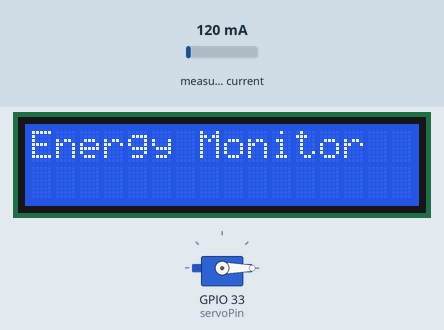
Recording of a sketch running on a simulated ESP32. Parts: 16×2 character LCD, servo. The inputs (shaded band) are chosen by the test bench; at power-on: measured current 120 mA. WiFi joins after 1.5 s; servers stay silent unless stated; what the sketch prints to the serial monitor is not drawn.

Above: at 3.1 s.
At 6.0 s:
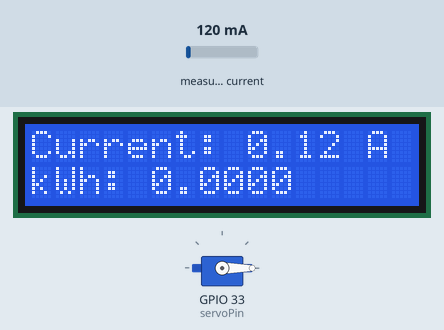
6.1 s: measured current set to 40 mA
At 7.7 s:
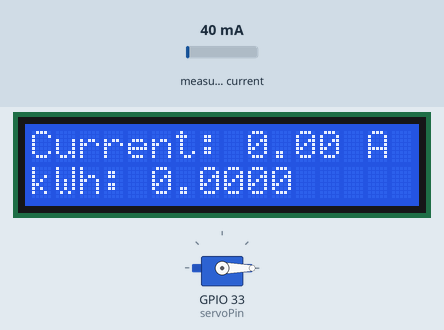
8.0 s: measured current set to 1000 mA
At 10.8 s:
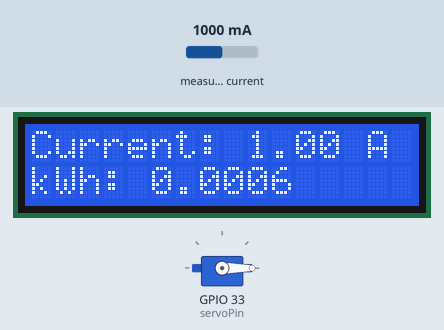
11.1 s: measured current set to 500 mA
At 12.3 s:
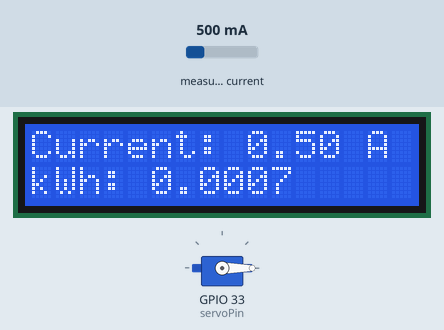
Timing chart, 0 to 14.1 s (numbered marks = the images above; inputs shaded):
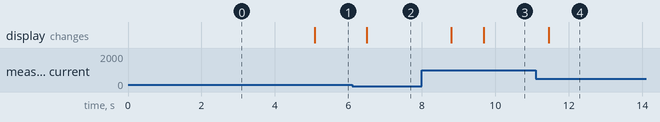

Measured:
- after the input at 6.1 s, the display: changes after 0.40 s (image 2)
- after the input at 8.0 s, the display: first changes after 0.80 s (image 3 shows a later state)

The sketch:

JenisonCurrent.ino
```cpp
#define BLYNK_TEMPLATE_ID "TMPL6IS9XnOZf"
#define BLYNK_TEMPLATE_NAME "Energy Monitoring System"
#define BLYNK_AUTH_TOKEN "S-1vdRwHuxtae2cMRKg2RqZDftI_I325"

#include <WiFi.h>
#include <WiFiClient.h>
#include <BlynkSimpleEsp32.h>
#include <Wire.h>
#include <EmonLib.h>
#include <LiquidCrystal_I2C.h>
#include <HardwareSerial.h>
#include <ESP32Servo.h>  // Use ESP32Servo instead of Servo

char ssid[] = "koogs";
char pass[] = "unsaypass";
int readingCount;
#define LCD_I2C_ADDRESS 0x27
LiquidCrystal_I2C lcd(LCD_I2C_ADDRESS, 16, 2);

EnergyMonitor emon;
const int sensorPin = 34;
const double voltage = 220.0;
double energyWh = 0.0;
double ratePerKWh = 0.0;
unsigned long lastTime = 0;
bool smsSent = false; // Flag to prevent multiple SMS
unsigned long startupTime = 0;


// SIM800L Serial Setup
HardwareSerial sim800l(1);
#define SIM800_TX 17
#define SIM800_RX 16

// Servo Motor Setup
Servo myServo;
const int servoPin = 33;  // Pin where the servo is connected

// Variables to store previous readings
double prevIrms = 0.0;
double prevPower = 0.0;
double prevEnergyKWh = 0.0;
double prevEstimatedBill = 0.0;

// Function to send an SMS
void sendSMS(String number, String message) {
  Serial.println("Sending SMS...");
  sim800l.println("AT+CMGF=1");  // Set SMS mode to text
  delay(1000);
  sim800l.print("AT+CMGS=\"");
  sim800l.print(number);
  sim800l.println("\"");
  delay(1000);
  sim800l.print(message);
  delay(1000);
  sim800l.write(26);  // End message with Ctrl+Z (ASCII 26)
  Serial.println("SMS Sent!");
}

// Function to handle incoming data from V4 (rate per kWh)
BLYNK_WRITE(V4) {
  String rateString = param.asStr();
  ratePerKWh = rateString.toDouble();
}


double getStableIrms() {
  double sum = 0;
  int samples = 10;  // Take 10 samples for averaging

  for (int i = 0; i < samples; i++) {
    double reading = emon.calcIrms(1480);

    // Ignore extreme spikes at startup (e.g., above 2.5A)
    if (millis() < 5000 && reading > 2.5) {
      reading = 0;
    }

    sum += reading;
    delay(50); // Small delay to stabilize readings
  }

  double avgIrms = sum / samples;

  // Ignore sudden spikes above 1.0A from the previous reading
  if (abs(avgIrms - prevIrms) > 1.0) {
    return prevIrms;  // Ignore spike, keep previous stable value
  }

  return avgIrms;
}

// Function to send data to Blynk only when there are changes
void sendDataToBlynk() {
  // Ignore readings for the first 3 seconds after startup
  if (millis() - startupTime < 3000) {
    Serial.println("Ignoring startup readings...");
    return;
  }

  double Irms = emon.calcIrms(1480);
  if (Irms < 0.07) Irms = 0;

  unsigned long currentTime = millis();
  unsigned long timeElapsed = currentTime - lastTime;
  lastTime = currentTime;

  double timeElapsedHours = timeElapsed / 3600000.0;
  energyWh += (voltage * Irms) * timeElapsedHours;
  double energyKWh = energyWh / 1000.0;
  double estimatedBill = energyKWh * ratePerKWh;

  // Only update Blynk if there are significant changes
  if ((abs(Irms - prevIrms) > 0.05) ||
      (abs(energyKWh - prevEnergyKWh) > 0.002) ||
      (abs(estimatedBill - prevEstimatedBill) > 0.02)) {

    Blynk.virtualWrite(V0, Irms);
    Blynk.virtualWrite(V2, String(energyKWh, 4));
    Blynk.virtualWrite(V3, String(estimatedBill, 2));

    // Update previous readings
    prevIrms = Irms;
    prevEnergyKWh = energyKWh;
    prevEstimatedBill = estimatedBill;
  }

  // Send SMS when energy reaches 1 kWh
  if (energyKWh >= 1.0 && !smsSent) {
    sendSMS("+639923380007", "Alert: Energy consumption reached 1 kWh! Shutting down electricity in 15 mins.");
    smsSent = true;
  }

  // Control Servo Motor based on energy consumption
  if (energyKWh >= 1.0) {
    myServo.write(180);
  } else {
    myServo.write(0);
  }
}


// Function to update LCD constantly
void updateLCD() {
  double Irms = emon.calcIrms(1480);
  if (Irms < 0.07) Irms = 0;

  double power = voltage * Irms;
  double energyKWh = energyWh / 1000.0;

  // Display on LCD
  lcd.clear();
  lcd.setCursor(0, 0);
  lcd.print("Current: ");
  lcd.print(Irms);
  lcd.print(" A");

  lcd.setCursor(0, 1);
  lcd.print("kWh: ");
  lcd.print(energyKWh, 4);
}

void setup() {
  Serial.begin(115200);

  // Initialize LCD
  lcd.init();
  lcd.backlight();
  lcd.setCursor(0, 0);
  lcd.print("Energy Monitor");
  delay(2000);

  // Initialize Current Sensor
  emon.current(sensorPin, 1.2);

  // Initialize SIM800L
  sim800l.begin(9600, SERIAL_8N1, SIM800_RX, SIM800_TX);
  delay(1000);
  Serial.println("Initializing SIM800L...");

  // Initialize Servo Motor
  myServo.attach(servoPin);
  myServo.write(0);  // Set servo to 0 degrees initially

  // Connect to WiFi & Blynk
  Blynk.begin(BLYNK_AUTH_TOKEN, ssid, pass);

  // Set the startup timestamp
  startupTime = millis();
}

void loop() {
  Blynk.run();

  // Continuously check for changes and update Blynk
  sendDataToBlynk();

  // Update LCD constantly
  updateLCD();
  delay(500); // Small delay to avoid flickering
}
```
